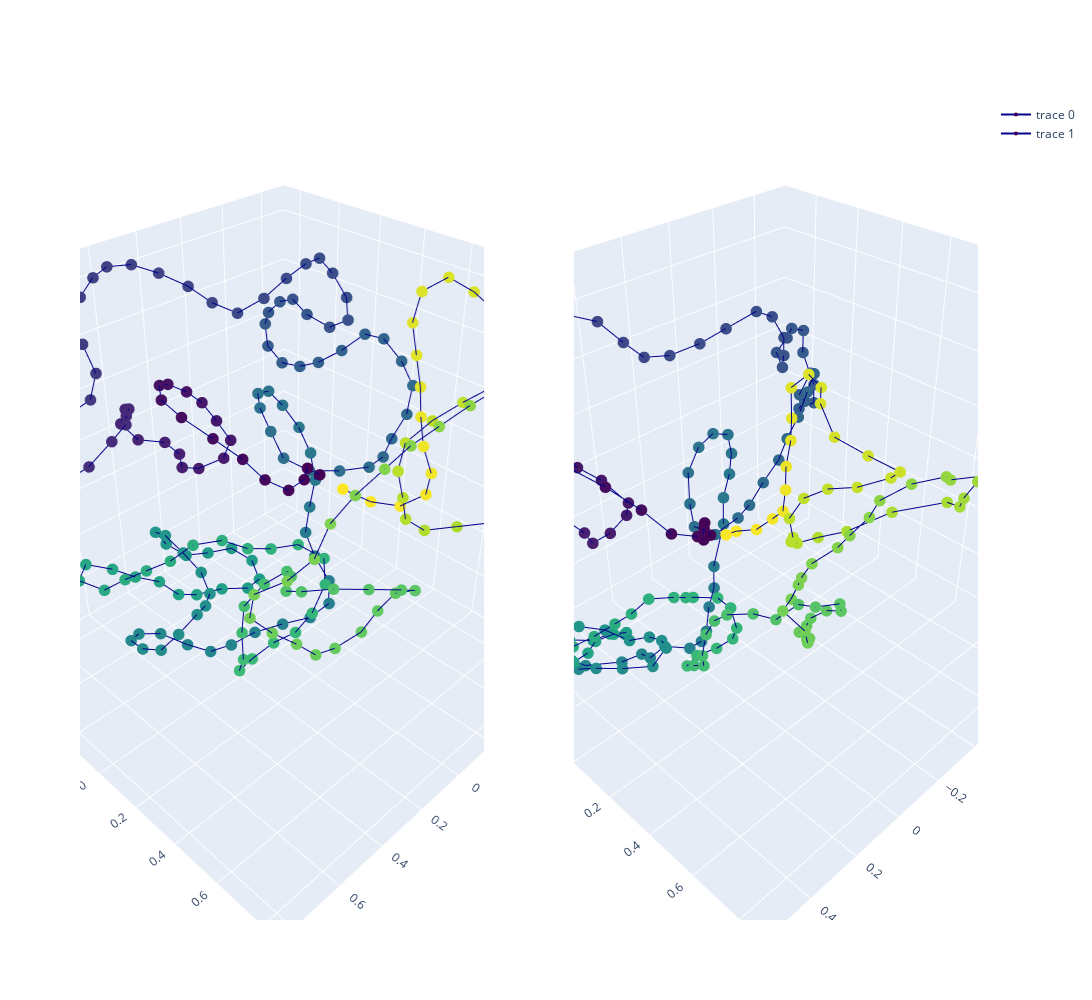

Notebook source saved alongside this figure:
### Markdown cell above
Ground truth consensus Trussart structure plotted against the predicted one

### Code cell
# Trussart perfect structure
trussart_true_structure = np.mean(trussart_structures, axis=0)

# Trussart predicted structure
torch_trussart_hic = torch.FloatTensor(trussart_hic)
torch_trussart_hic = torch.reshape(torch_trussart_hic, (1, NB_BINS, NB_BINS))
torch_trussart_hic = torch.repeat_interleave(torch_trussart_hic, BATCH_SIZE, 0)

trussart_pred_structure, trussart_pred_distance, trussart_pred_logits = model(torch_trussart_hic)
trussart_pred_structure = trussart_pred_structure.detach().numpy()[0]

# Superpose structure using Kabsch algorithm
trussart_pred_structure_superposed, trussart_true_structure_superposed = \
        kabsch_superimposition_numpy(trussart_pred_structure, trussart_true_structure, EMBEDDING_SIZE)

# Plot and compare the two structures
x_pred = trussart_pred_structure_superposed[:, 0]  
y_pred = trussart_pred_structure_superposed[:, 1]
z_pred = trussart_pred_structure_superposed[:, 2]

x_true = trussart_true_structure_superposed[:, 0]  
y_true = trussart_true_structure_superposed[:, 1]
z_true = trussart_true_structure_superposed[:, 2]

colorscale1 = np.asarray(range(len(x_true)))
colorscale2 = np.asarray(range(len(x_pred)))
color1 = 'Viridis'
color2 = 'Viridis'

plot_true_pred_structures(x_pred, y_pred, z_pred, x_true, y_true, z_true, colorscale1, colorscale2, color1, color2)

# Shape comparison
print('Kabsch distance is ' + str(kabsch_distance_numpy(trussart_pred_structure, trussart_true_structure, EMBEDDING_SIZE)))

### Figure 1 — Plotly figure (JSON) as saved in the notebook; plotly's stock layout.template omitted (floating-point values rounded to 4 significant figures; data arrays with more than 128 entries replaced by an {"elided": "..."} marker saying what was removed)
{"data": [{"line": {"color": "darkblue", "width": 2}, "marker": {"color": {"elided": "202 int values"}, "colorscale": [[0, "#440154"], [0.1111, "#482878"], [0.2222, "#3e4989"], [0.3333, "#31688e"], [0.4444, "#26828e"], [0.5556, "#1f9e89"], [0.6667, "#35b779"], [0.7778, "#6ece58"], [0.8889, "#b5de2b"], [1, "#fde725"]], "size": 4}, "scene": "scene", "type": "scatter3d", "x": {"elided": "202 float values"}, "y": {"elided": "202 float values"}, "z": {"elided": "202 float values"}}, {"line": {"color": "darkblue", "width": 2}, "marker": {"color": {"elided": "202 int values"}, "colorscale": [[0, "#440154"], [0.1111, "#482878"], [0.2222, "#3e4989"], [0.3333, "#31688e"], [0.4444, "#26828e"], [0.5556, "#1f9e89"], [0.6667, "#35b779"], [0.7778, "#6ece58"], [0.8889, "#b5de2b"], [1, "#fde725"]], "size": 4}, "scene": "scene2", "type": "scatter3d", "x": {"elided": "202 float values"}, "y": {"elided": "202 float values"}, "z": {"elided": "202 float values"}}], "layout": {"height": 1000, "scene": {"domain": {"x": [0, 0.45], "y": [0, 1]}}, "scene2": {"domain": {"x": [0.55, 1], "y": [0, 1]}}, "width": 1300}}
